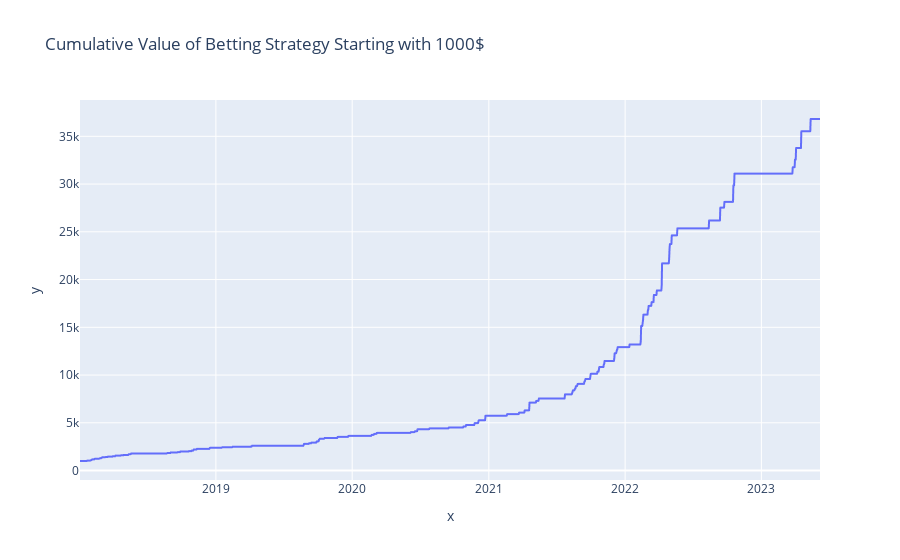

Notebook code for this chart:
### Code cell
fig = px.line(x = portfolio.index ,
              y = portfolio['Betting_Portfolio_Value'],
              title = f'Cumulative Value of Betting Strategy Starting with {str(int(PORTFOLIO_STARTING_CASH))}$')
fig.show()

### Figure 1 — Plotly figure (JSON) as saved in the notebook; plotly's stock layout.template omitted (floating-point values rounded to 4 significant figures; data arrays with more than 128 entries replaced by an {"elided": "..."} marker saying what was removed)
{"data": [{"hovertemplate": "x=%{x}<br>y=%{y}<extra></extra>", "legendgroup": "", "line": {"color": "#636efa", "dash": "solid"}, "marker": {"symbol": "circle"}, "mode": "lines", "name": "", "showlegend": false, "type": "scattergl", "x": {"elided": "1437 str values"}, "xaxis": "x", "y": {"elided": "1437 float values"}, "yaxis": "y"}], "layout": {"legend": {"tracegroupgap": 0}, "title": {"text": "Cumulative Value of Betting Strategy Starting with 1000$"}, "xaxis": {"anchor": "y", "domain": [0, 1], "title": {"text": "x"}}, "yaxis": {"anchor": "x", "domain": [0, 1], "title": {"text": "y"}}}}
